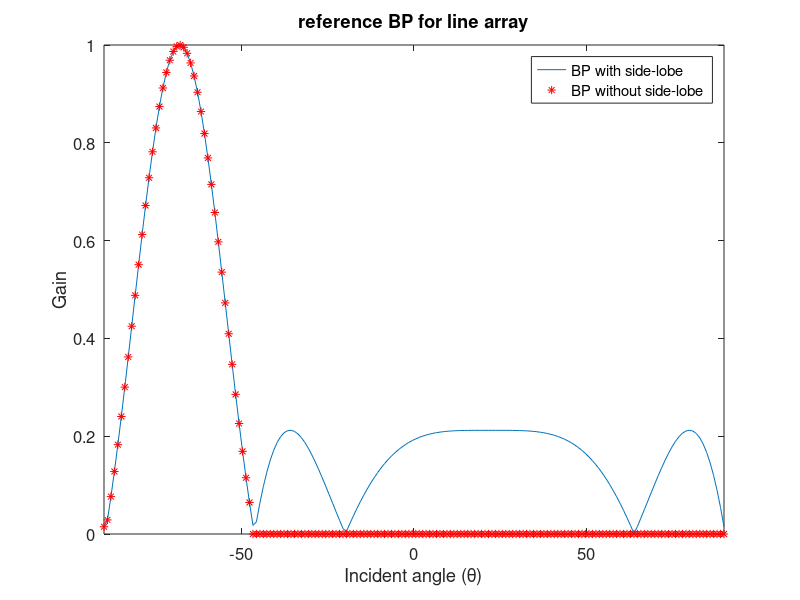
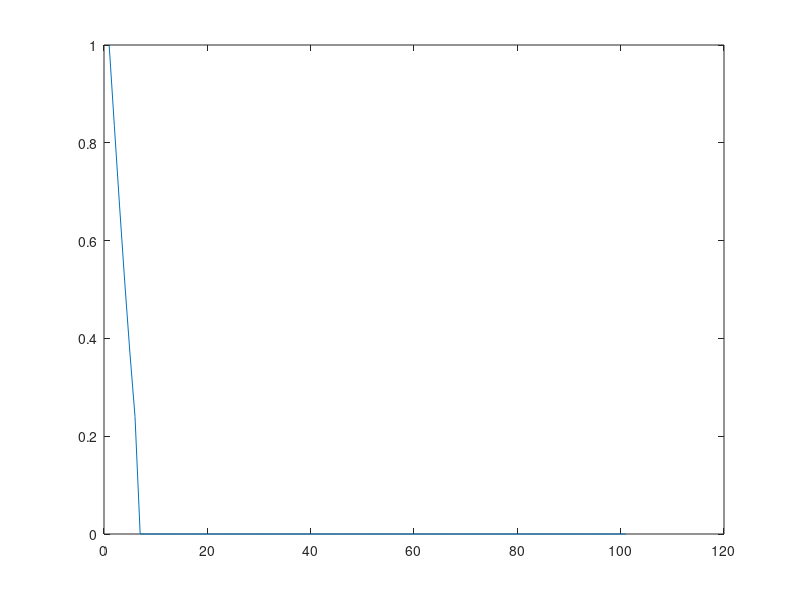
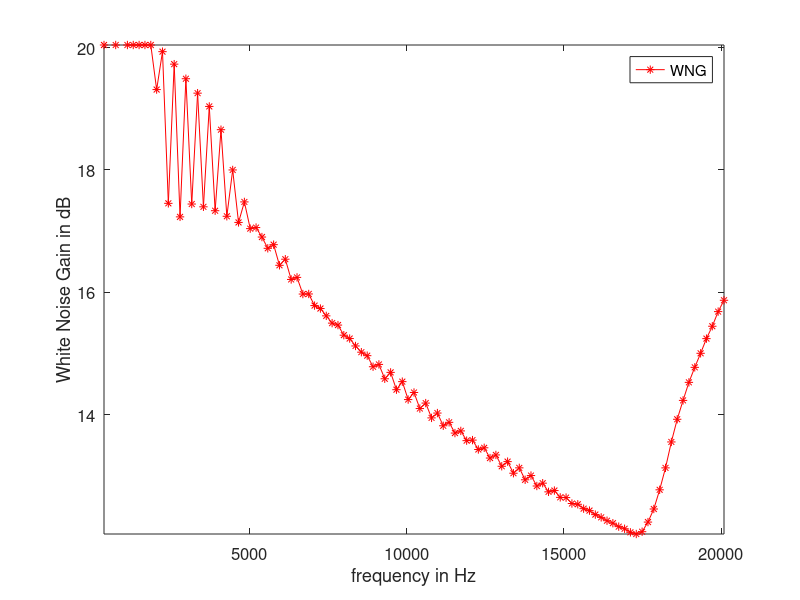
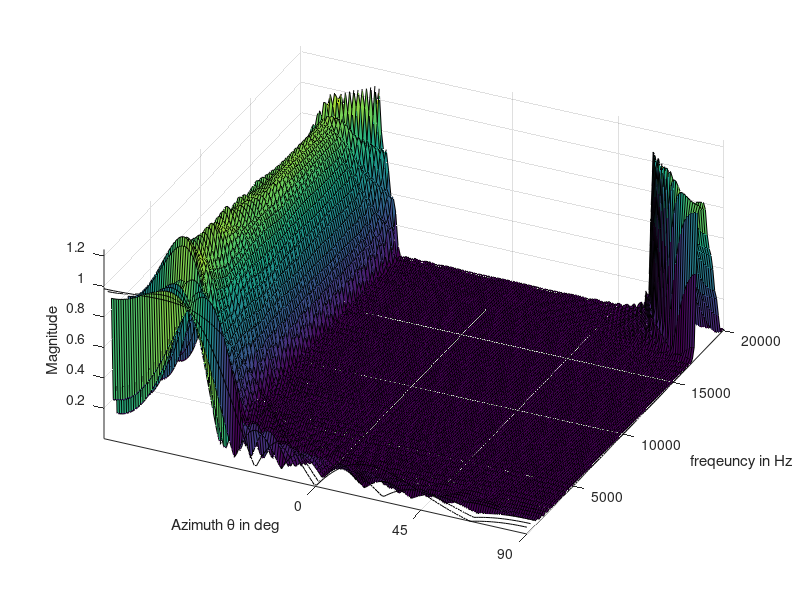

Source code (MATLAB) for these figures, in order: (Note: this script raises an error after producing the figures.)
clear;
clc;
Nfft = 256;               % FFT length used to implement FFT filterbank
Nfh = Nfft/2+1;           % number of frequency points in [0,Fs/2]
Fs = 48000;
Fsh = Fs/2;
fl = 350;                 % lower and upper cutoff frequencies of filterbank
fu = 20000;
klow = round(fl/Fsh*Nfh);
kup = round(fu/Fsh*Nfh);
f = Fsh/Nfh*(klow:kup)';  % frequencies used to compute T and W
Nf = length(f);
N = 101;                   % number of microphone
dH = 0.01;            % minimum sensor distance in m
gamma = 1;
numCluster = 5;
numPrsnt = 2;


c = 343.2;                 % speed of sound in m/s
f_test = 2000;

x_map = zeros(N,Nf);
n = -(N-1)/2:(N-1)/2;

x_array = n*dH;
theta0 = linspace(-pi/2, pi/2, 180); 
theta = theta0+68*pi/180; % discrete Theta angle 
Ntheta = length(theta);


BP = 0.0307*exp(-1j*3*pi*sin(theta)) + 0.2028*exp(-1j*2*pi*sin(theta)) + ...
    0.1663*exp(-1j*1*pi*sin(theta)) + ...
    0.2004*exp(-1j*0*pi*sin(theta)) + ...
    0.1663*exp(1j*1*pi*sin(theta)) + ...
    0.2028*exp(1j*2*pi*sin(theta)) + ...
    0.0307*exp(1j*3*pi*sin(theta));
BP = BP/max(abs(BP));
BP_ML = zeros(1,length(BP));
BP_ML(1:43) = BP(1:43); 
%BP_ML =  [BP_ML(69:end),BP_ML(1:68)];
figure();

plot(theta0*180/pi,abs(BP));

hold on 
plot(theta0*180/pi,abs(BP_ML),'*r');
ylabel('Gain');
xlabel('Incident angle (\theta)');
set(gcf,'color','w');
legend('BP with side-lobe','BP without side-lobe');
title('reference BP for line array')
set(gca,'FontSize', 12);
axis tight
BP = BP_ML;
%%
FI = zeros(Ntheta,Nf);
WNG = zeros(Nf,1);
figure()

for i=1:Nf
    
  Br = zeros(N,1);  
  Rc = (f(i)*N*dH/c);
  %f(i) = Rc*c/N/dH;

  boudary  = find(abs(n)<= Rc  );
  %outside  = find(abs(n)> Rc  );
  outside = find(n> Rc*sind(-90+41)  );
  %outside  = find(abs(n)> Rc*sind(90-69)  );
  thetaS = asin(n(boudary)/Rc)+68*pi/180;
  

  % reference beam-pattern
  Br(boudary)= 0.0307*exp(-1j*3*pi*sin(thetaS)) + ...
    0.2028*exp(-1j*2*pi*sin(thetaS)) + ...
    0.1663*exp(-1j*1*pi*sin(thetaS)) + ...
    0.2004*exp(-1j*0*pi*sin(thetaS)) + ...
    0.1663*exp(1j*1*pi*sin(thetaS)) + ...
    0.2028*exp(1j*2*pi*sin(thetaS)) + ...
    0.0307*exp(1j*3*pi*sin(thetaS));
 Br(outside)= 0;
   %Br(outside)= abs(Br(boudary(end)));
   Br(boudary) = Br(boudary)/max(Br(boudary));
  
   
   % animation plot
   plot(abs(Br)) 
   temp = fftshift(Br(end:-1:1));
   h = fftshift(ifft(temp(end:-1:1))); 
    %   MagMax = max(abs(h));
    %   idxZero = find (abs(h)<0.05*MagMax);
    %   h(idxZero) = 0;
   x_map(:,i) = h;
  
  
  %hold on
  pause(0.01)
  
  %beam plot
  beta = 2*pi*f(i)/c;             % wave number
  D = exp(1j*beta*x_array(ones(1,Ntheta),:).*sin(theta0(ones(N,1),:))');
  FI(:,i) = (D*(h)); 
  WNG(i) = h'*h;
end
%%
Plot_Color = {'r', 'g', 'b', 'k'};
Marker = {
'*' ,... %Asterisk
'x' ,... %Cross
'^' ,... %Upward-pointing triangle
'v' ,... %Downward-pointing triangle
'>' ,... %Right-pointing triangle
'<' ,... %Left-pointing triangle   
'square' ,... %or 's'   Square
'diamond' ,... %or 'd'  Diamond
'o' ,... %Circle
'pentagram' ,... %or 'p'  Five-pointed star (pentagram)
'hexagram' ,... %or 'h'''  Six-pointed star (hexagram)
'none',...  %No marker (default)
'+',... %  Plus sign
'.'  %Point
};

pos = [0.5 0.5 0.4 0.4];
figure('numbertitle','off','name','White Noise Gain','Units','normal',...
       'Position',pos);
plot(f,10*log10(1./WNG),strcat('-',Plot_Color{1},Marker{1}),'MarkerEdgeColor',Plot_Color{1});
xlabel('frequency in Hz');
ylabel('White Noise Gain in dB');
legend('WNG');
set(gca,'FontSize', 12);
axis tight
set(gcf,'color','w');

pos(1) = pos(1) +0.1;

figure('numbertitle','off','name','beam pattern of full array',...
      'Units','normal','Position',pos);
surf(180/pi*theta0,f,abs(FI(end:-1:1,:))');
axis tight
set(gca,'XTick',[0 45 90 135 180]);
view([25,50]);
xlabel('Azimuth \theta in deg');
ylabel('freqeuncy in Hz');
zlabel('Magnitude');
grid on
set(gcf,'color','w');

figure()
k_p = round((16000-fl)/Fsh*Nfh)+1;
p = linspace(-pi, pi, 360);
dBmin = -50;
R_ref = abs([BP BP(end:-1:1)])';
RdB = max(dBmin,20*log10(R_ref));
polarplot(p,RdB','k'); 

hold on

R = abs([FI(end:-1:1,k_p);FI(:,k_p)]);
RdB = max(dBmin,20*log10(R)) ;
polarplot(p,RdB','--r'); 

axis tight;
%title(Plot_Title(iConfig));
set(gca,'FontSize', 12);
legend('expected BP','real BP');
set(gcf,'color','w');
